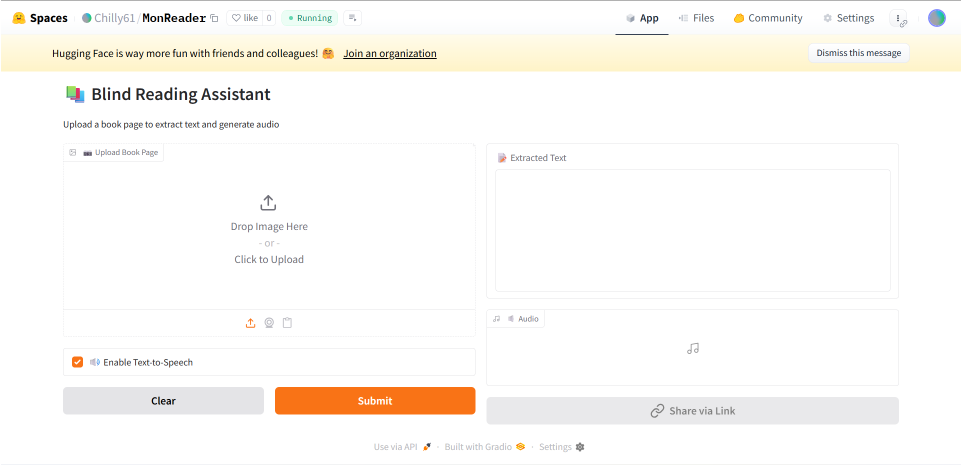
#> input picture images/1.png, 1922 x 930 px (shown at 1/2 size)
$ python -i 02_monreader_preprocess.py   (imports and definitions only)
#> lines starting #> are read from the running program, lines starting #| are printed output that depends on the picture
#!/usr/bin/env python3
"""
MonReader - 02_数据预处理
使用HOG + 颜色直方图提取特征
"""

import json
import numpy as np
import os
from pathlib import Path
from collections import defaultdict
from PIL import Image
from skimage.feature import hog
from skimage import color

# ============ 配置 ============
# WSL路径格式
DATA_PATH = Path("C:\\Users\\75346\\Desktop\\Apziva Project D\\images")
OUTPUT_PATH = Path("C:\\Users\\75346\\Desktop\\Apziva Project D\\outputs")
# [5 lines not run here, left out]


def extract_hog_features(image_path, target_size=(64, 64)):
    """提取HOG + 颜色直方图特征 (匹配之前的1872维)"""
#> called with image_path = 'images/1.png', target_size = (64, 64)
    try:
        img = Image.open(image_path).convert('RGB').resize(target_size)
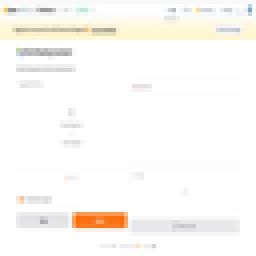
#> img: PIL image 64x64 RGB (shown 4 times larger); mean R, G, B 251.3, 249.1, 245.8
        arr = np.array(img, dtype=np.float64) / 255.0

        # HOG特征 (64x64图像, 8x8 cells, 2x2 blocks, 9 orientations)
        # 特征数: 7*7 * 4 * 9 = 1764
        gray = color.rgb2gray(arr)
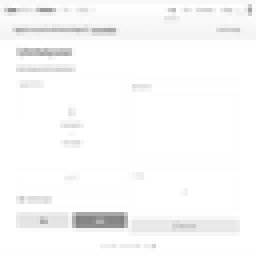
#> gray: shape (64, 64) float64 (shown 4 times larger); min 0.504, max 1, mean 0.978
        hog_feat = hog(gray, orientations=9, pixels_per_cell=(8, 8),
                       cells_per_block=(2, 2), feature_vector=True)
#> hog_feat = 1764 values, max 0.628 at index 1462, min 0 at index 2, mean 0.0849

        # 颜色直方图 (36 bins x 3 channels = 108)
        color_hist = []
        for i in range(3):
            hist, _ = np.histogram(arr[:, :, i], bins=36, range=(0, 1))
            color_hist.extend(hist / hist.sum())
#> after the loop, color_hist = 108 values, max 0.883 at index 35, min 0 at index 0, mean 0.0278

        # 合并特征: 1764 + 108 = 1872
        features = np.concatenate([hog_feat, color_hist])
#> features = 1872 values, max 0.883 at index 1799, min 0 at index 2, mean 0.0816
        return features
    except Exception as e:
        print(f"Error: {e}")
        return None


# [96 lines left out: functions load_segment_features, main, not called in this run]


# [2 lines not run here, left out]

>>> result = extract_hog_features('images/1.png')
#> result has the same summary as features in extract_hog_features

$ run again, on images/india_news_p000008.jpg
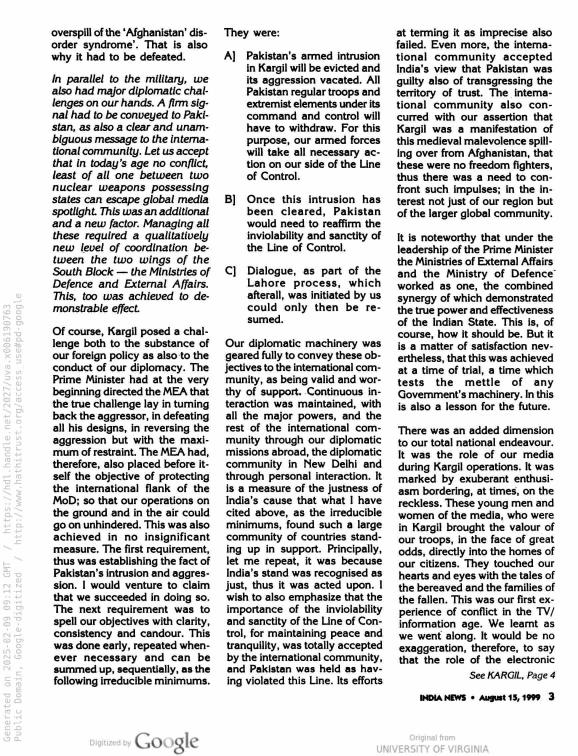
#> input picture images/india_news_p000008.jpg, 1733 x 2267 px (shown at 1/3 size)
#> in extract_hog_features, `img = Image.open(image_path).convert('RGB').resize(target_size)`:
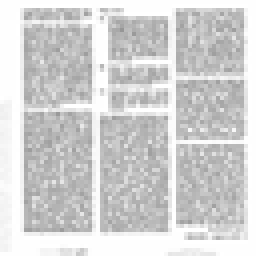
#> img: PIL image 64x64 RGB (shown 4 times larger); min 150, max 255, mean 210
#> hog_feat = 1764 values, max 0.389 at index 1512, min 0 at index 7, mean 0.14
#> after the loop in extract_hog_features, `for i in range(3):`: color_hist = 108 values, max 0.232 at index 35, min 0 at index 0, mean 0.0278
#> features = 1872 values, max 0.389 at index 1512, min 0 at index 7, mean 0.133
#> result has the same summary as features in extract_hog_features

$ run again, on images/india_news_p000009.jpg
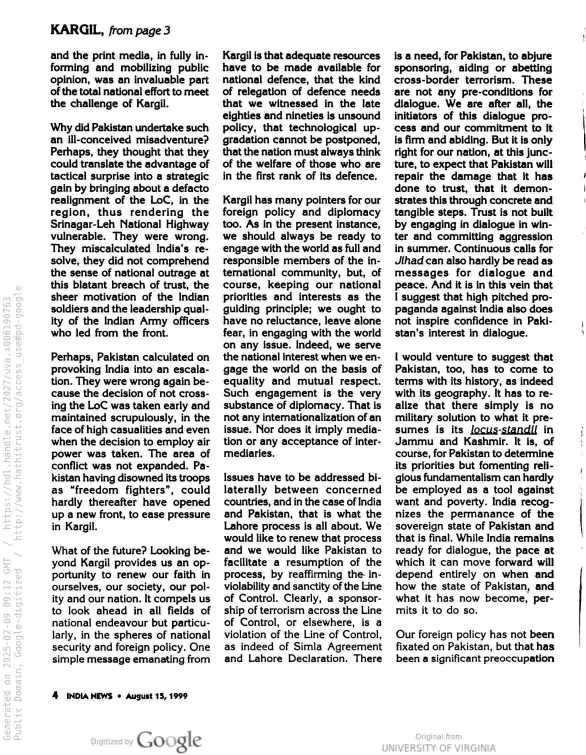
#> input picture images/india_news_p000009.jpg, 1758 x 2264 px (shown at 1/3 size)
#> in extract_hog_features, `img = Image.open(image_path).convert('RGB').resize(target_size)`:
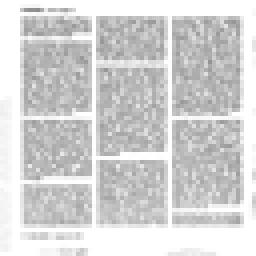
#> img: PIL image 64x64 RGB (shown 4 times larger); min 140, max 255, mean 211.3
#> hog_feat = 1764 values, max 0.331 at index 1512, min 0 at index 6, mean 0.14
#> after the loop in extract_hog_features, `for i in range(3):`: color_hist = 108 values, max 0.275 at index 35, min 0 at index 0, mean 0.0278
#> features = 1872 values, max 0.331 at index 1512, min 0 at index 6, mean 0.133
#> result has the same summary as features in extract_hog_features
